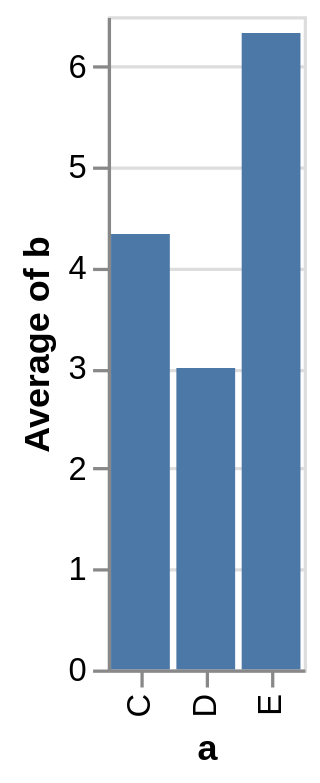

Write a Vega-Lite specification for this figure.
### Vega specification from a JSON file in a GitHub repository (floating-point values rounded to 4 significant figures)
{"$schema": "https://vega.github.io/schema/vega/v5.json", "autosize": "pad", "padding": 5, "height": 200, "style": "cell", "data": [{"name": "source_0", "values": [{"a": "C", "b": 2}, {"a": "C", "b": 7}, {"a": "C", "b": 4}, {"a": "D", "b": 1}, {"a": "D", "b": 2}, {"a": "D", "b": 6}, {"a": "E", "b": 8}, {"a": "E", "b": 4}, {"a": "E", "b": 7}]}, {"name": "data_0", "source": "source_0", "transform": [{"type": "aggregate", "groupby": ["a"], "ops": ["average"], "fields": ["b"], "as": ["average_b"]}]}], "signals": [{"name": "x_step", "value": 20}, {"name": "width", "update": "bandspace(domain('x').length, 0.1, 0.05) * x_step"}], "marks": [{"name": "marks", "type": "rect", "style": ["bar"], "from": {"data": "data_0"}, "encode": {"update": {"fill": {"value": "#4c78a8"}, "x": {"scale": "x", "field": "a"}, "width": {"scale": "x", "band": true}, "y": {"scale": "y", "field": "average_b"}, "y2": {"scale": "y", "value": 0}}}}], "scales": [{"name": "x", "type": "band", "domain": {"data": "data_0", "field": "a", "sort": true}, "range": {"step": {"signal": "x_step"}}, "paddingInner": 0.1, "paddingOuter": 0.05}, {"name": "y", "type": "linear", "domain": {"data": "data_0", "field": "average_b"}, "range": [{"signal": "height"}, 0], "nice": true, "zero": true}], "axes": [{"scale": "x", "orient": "bottom", "grid": false, "title": "a", "labelAlign": "right", "labelAngle": 270, "labelBaseline": "middle", "zindex": 1}, {"scale": "y", "orient": "left", "grid": false, "title": "Average of b", "labelOverlap": true, "tickCount": {"signal": "ceil(height/40)"}, "zindex": 1}, {"scale": "y", "orient": "left", "gridScale": "x", "grid": true, "tickCount": {"signal": "ceil(height/40)"}, "domain": false, "labels": false, "maxExtent": 0, "minExtent": 0, "ticks": false, "zindex": 0}]}
